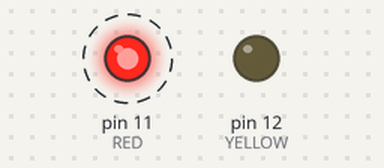
Bench run of a sketch on a simulated Arduino Uno, built with avr-gcc and run on an emulated ATmega328P. Shown: output pins drawn as LEDs (lit = HIGH). Dashed ring = blinking.

Above: at 0.5 s.
Timing chart, 0 to 4.6 s (numbered marks = the images above):
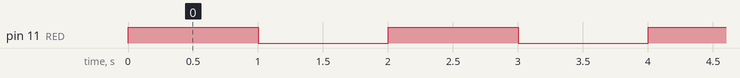

The sketch:

1._Interrupt_Led.ino
```cpp
int RED=11;
int YELLOW=12;
void setup() {
  pinMode(RED,OUTPUT);
  pinMode(YELLOW,OUTPUT);
}

void loop() {
  digitalWrite(RED,HIGH);
  delay(1000);
  digitalWrite(RED,LOW);
  delay(1000);

}
```

Measured:
- by itself, pin 11 (RED): alternates HIGH for 1.0 s and LOW for 1.0 s
